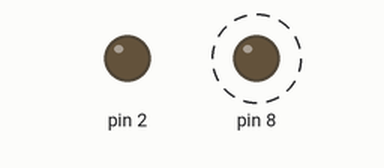
Simulated run of this sketch. Board: Arduino Uno, built with avr-gcc and run on an emulated ATmega328P. On the bench: output pins drawn as LEDs (lit = HIGH). Dashed ring = blinking.

Above: at 0.05 s.
Timing chart, 0 to 3.0 s (numbered marks = the images above):
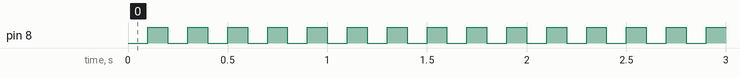

The sketch:

circuit.ino
```cpp
// Arduino UNO Constellation Circuit
// Jr. DEEP Summer, 2025
// Course: The Human Computer
// By: Ashwini Wijeyakumar

/*
************************************************
Part 1: Light Up An LED.

1. Connect power line to 5V.
2. Connect GND to ground line.
3. Connect short end of LED to ground line.
4. Connect long end of LED to 1k resistor.
5. Connect other end of resistor to a digital pin.


void setup()
{
  pinMode(2, OUTPUT);
  digitalWrite(2, HIGH);
}

void loop()
{
  delay(10); // Delay a little bit to improve simulation performance
}

*/

/*
***************************************************
Part 2.a: Blink an LED.

1. Wiring stays the same as Part 1.

Part 2.b: Realize that adding more LEDs to a path dims.
2. Add another LED to the pathway - notice how it gets dimmer.
3. Now, add another resistor at the same NODE and add the LED onto the new path.
Run the code. Notice how the lights are brighter. Explain that this is what we call parallel circuits.


void setup()
{
  pinMode(2, OUTPUT);
}

void loop()
{
  digitalWrite(2, HIGH);
  delay(100);
  digitalWrite(2, LOW);
  delay(100);
}

*/

/*
****************************************************
Part 3: Light up the Orion.
1. Wiring follows Part 3, see image of Orion.
	It will be split into 3 parallel circuits. Use 500-1K ohm resistors.
    Students should realize the middle circuit is dimmer than the sides.
    Explain this is because there is more "load" in the middle circuit.
    To solve this, you can split the circuit into multiple parallel circuits
    or reduce the resistor value.
*/
void setup()
{
  pinMode(2, OUTPUT);
  pinMode(8,OUTPUT);
}

void loop()
{
  digitalWrite(8, LOW);
  delay(100);
  digitalWrite(8, HIGH);
  delay(100);
}

/*
****************************************************
Part 4: Zodiac Constellations
1. In teams, students will work together to break down their own zodiac constellation
	and make them blink in the same way we did the Orion.
    See slides for each zodiac's constellation: https://www.canva.com/design/DAGrjYCwEbg/GwmMOtlAT4dy4zzPLCMmDQ/edit?utm_content=DAGrjYCwEbg&utm_campaign=designshare&utm_medium=link2&utm_source=sharebutton
*/
```

Measured:
- by itself, pin 8: alternates HIGH for 0.10 s and LOW for 0.10 s
